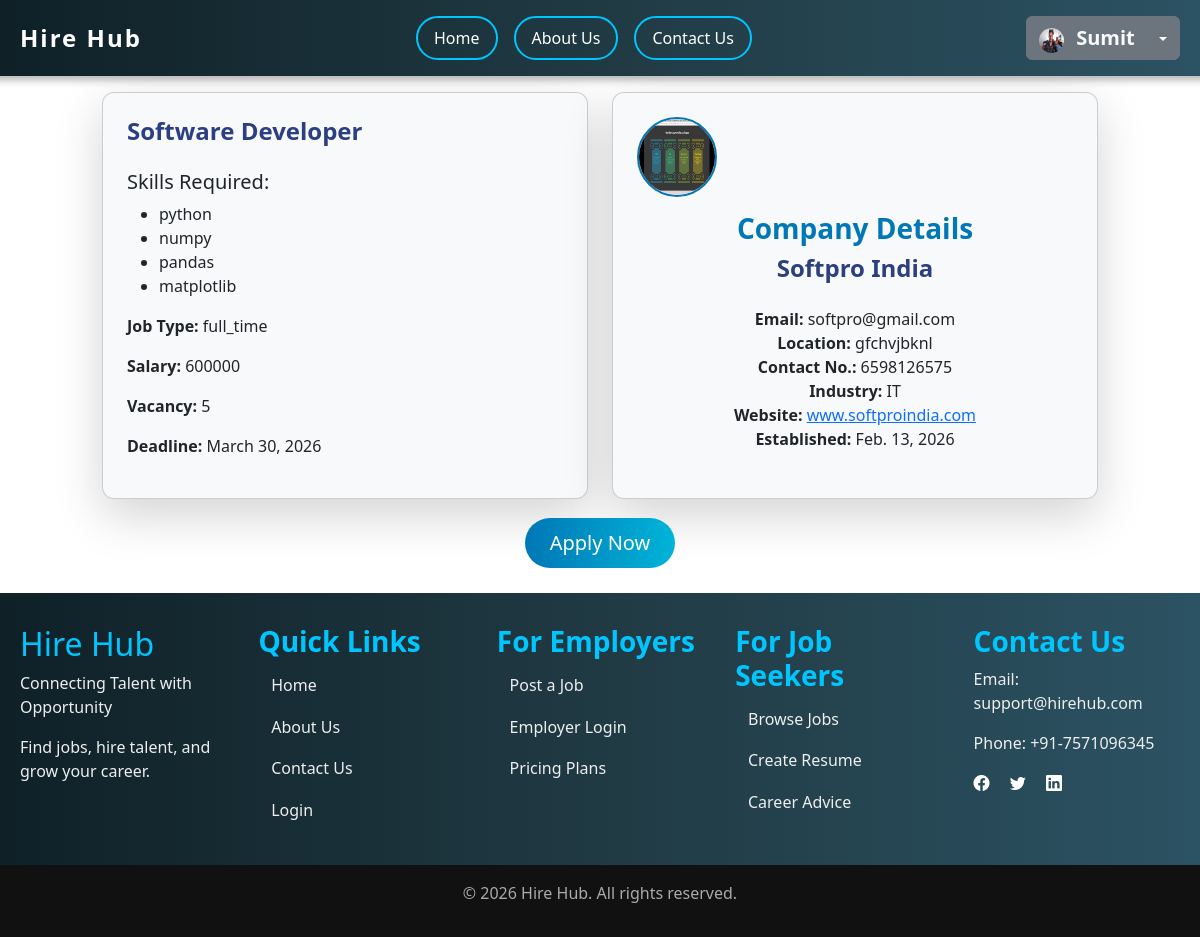
/jobdetails/6 (signed in), run on the app's committed database.
### mainapp/models.py (models this page shows, shortened)
class Employer(models.Model):
    GENDER_CHOICES = (
        ('female', 'Female'),
        ('male', 'Male'),
        ('na', 'Prefer not to say'),
    )
    user = models.OneToOneField(LoginInfo, on_delete=models.CASCADE, related_name="employer")
    company = models.ForeignKey(Company, on_delete=models.CASCADE, related_name="company",null=True)
    first_name = models.CharField(max_length=100)
    last_name = models.CharField(max_length=100)
    dob = models.DateField(null=True)
    gender = models.CharField(max_length=15, choices=GENDER_CHOICES)
    contact_no = models.CharField(max_length=15)
    email = models.EmailField(unique=True)
    designation = models.CharField(max_length=200)
    picture = models.ImageField(upload_to="employer_profiles/", blank=True, null=True)
    created_at = models.DateTimeField(auto_now_add=True)
    updated_at = models.DateTimeField(auto_now=True)

class Job(models.Model):
    JOB_TYPE_CHOICES = (
        ('full_time', 'Full Time'),
        ('part_time', 'Part Time'),
        ('internship', 'Internship'),
        ('contract', 'Contract'),
    )
    employer = models.ForeignKey(Employer,on_delete=models.CASCADE,related_name="jobs")
    company = models.ForeignKey(Company, on_delete=models.CASCADE, related_name="jobs")
    category = models.ForeignKey(JobCategory, on_delete=models.CASCADE, related_name="jobs",null=True)
    title = models.CharField(max_length=200)
    description = models.TextField()
    job_type = models.CharField(max_length=20, choices=JOB_TYPE_CHOICES)
    salary = models.IntegerField(null=True, blank=True)
    location = models.CharField(max_length=200)
    skills_required = models.ManyToManyField(Skill, related_name="jobs")
    vacancy = models.IntegerField(default=1)
    deadline = models.DateField(null=True, blank=True)
    is_active = models.BooleanField(default=True)
    created_at = models.DateTimeField(auto_now_add=True)
    updated_at = models.DateTimeField(auto_now=True)

class Skill(models.Model):
    skill_name = models.CharField(max_length=100, unique=True)
    created_at = models.DateTimeField(auto_now_add=True)

class Company(models.Model):
    company_name = models.CharField(max_length=200)
    contact_no = models.CharField(max_length=15)
    location = models.TextField()
    email = models.EmailField(null=True, blank=True)
    logo = models.ImageField(upload_to="company_logo/",blank=True,null=True)
    website = models.URLField(blank=True, null=True)
    industry = models.CharField(max_length=100 , help_text="Sector")
    established_at =models.DateField(null=True)
    details = models.TextField(null=True, blank=True, help_text="Company description")
    created_at = models.DateTimeField(auto_now_add=True)
    updated_at = models.DateTimeField(auto_now=True)

### mainapp/views.py (the view)
def jobdetails(request,id):
    job = Job.objects.get(id=id)
    userid = request.session.get('jsid') or request.session.get('empid')
    user = None
    if userid:
        obj = LoginInfo.objects.get(username=userid)
        if obj.usertype == "jobseeker":
            user = Jobseeker.objects.get(email=userid)
        elif obj.usertype == "employer":
            user = Employer.objects.get(email=userid)
    context = {
        'job':job,
        'user':user
    }
    return render(request, "mainapp/jobdetails.html",context)

### mainapp/templates/mainapp/jobdetails.html (shortened to what this page needs)
{% extends 'mainapp/base.html' %}
{% load static %}
{% block main %}
<div class="row my-3">
     <div class="col-sm-1"></div>
    <div class="col-sm-5 fade-in">
        <div class="card shadow-lg p-4 h-100">
            <h4>{{job.title}}</h4>
            <h5 class="mt-3">Skills Required:</h5>
            <ul>
                {% for s in job.skills_required.all %}
                <li>{{s.skill_name}}</li>
                {% endfor %}
            </ul>
            <p><strong>Job Type:</strong> {{job.job_type}}</p>
            <p><strong>Salary:</strong> {{job.salary}}</p>
            <p><strong>Vacancy:</strong> {{job.vacancy}}</p>
            <p><strong>Deadline:</strong> {{job.deadline}}</p>
        </div>
    </div>
    <div class="col-sm-5 fade-in">
        <div class="card shadow-lg p-4 h-100 text-center">
            {% if job.company.logo %}
            <img src="{{job.company.logo.url}}" alt="Company Logo" class="company-logo">
            {% endif %}
            <h3>Company Details</h3>
            <h4 class="mb-3">{{job.company.company_name}}</h4>
            <ul class="list-unstyled mt-2">
                <li><strong>Email:</strong> {{job.company.email}}</li>
                <li><strong>Location:</strong> {{job.company.location}}</li>
                <li><strong>Contact No.:</strong> {{job.company.contact_no}}</li>
                <li><strong>Industry:</strong> {{job.company.industry}}</li>
                <li><strong>Website:</strong> <a href="{{job.company.website}}" target="_blank">{{job.company.website}}</a></li>
                <li><strong>Established:</strong> {{job.company.established_at}}</li>
            </ul>
        </div>
    </div>
    <div class="col-sm-1"></div>
    {% if job.is_active %}
            <div class="btn btn-lg"><a href="{% url 'apply' id=job.id %}" class="apply-btn">Apply Now</a></div>
            {% else %}
            <p class="text-danger fw-bold">No longer accepting applications</p>
            {% endif %}
</div>
{% endblock %}

### mainapp/templates/mainapp/base.html (shortened to what this page needs)
{% load static %}
<!DOCTYPE html>
<html lang="en">
<head>
  <link rel="stylesheet" href="{% static 'mainapp/css/bootstrap.css' %}">
  <link rel="stylesheet" href="https://cdn.jsdelivr.net/npm/bootstrap-icons@1.13.1/font/bootstrap-icons.min.css">
  <link rel="stylesheet" href="https://cdnjs.cloudflare.com/ajax/libs/font-awesome/7.0.1/css/all.min.css" />
</head>
<body>
  <div class="container-fluid p-0 m-0">
      <div class="row">
        <nav class="navbar">
          <div class="logo">Hire Hub</div>
          <div class="nav-center">
            <a href="{% url 'index' %}">Home</a>
            <a href="{% url 'about' %}">About Us</a>
            <a href="{% url 'contact' %}">Contact Us</a>
          </div>
          <div class="nav-right">
            {% if user %}
            {% if user.user.employer %}
            <div class="dropdown"  style="z-index: 99999;">
              <button class="btn btn-secondary dropdown-toggle" type="button" data-bs-toggle="dropdown"
                aria-expanded="false">
                {% if user.picture %}
                <img src="{{user.picture.url}}" height="25px" width="25px" class="rounded-circle" alt="">
                {% else %}
                Na
                {% endif %}
                <span class="text-light fs-5 pe-3 fw-bold ps-2">{{user.first_name}}</span>
              </button>
            </div>
            {% endif %}
            {% else %}
            <a href="{% url 'login' %}">Login</a>
            <a href="{% url 'register' %}">Sign Up</a>
            {% endif %}
          </div>
        </nav>
      </div>
    {% block main %}
    {% endblock %}
      <div class="row">
        <footer class="footer">
          <div class="footer-section company">
            <h2>Hire Hub</h2>
            <p>Connecting Talent with Opportunity</p>
            <p>Find jobs, hire talent, and grow your career.</p>
          </div>
          <div class="footer-section links">
            <h3>Quick Links</h3>
            <a href="{% url 'index' %}">Home</a>
            <a href="{% url 'about' %}">About Us</a>
            <a href="{% url 'contact' %}">Contact Us</a>
            <a href="{% url 'login' %}">Login</a>
          </div>
          <div class="footer-section employer">
            <h3>For Employers</h3>
            <a href="{% url 'postjob' %}">Post a Job</a>
            <a href="{% url 'login' %}">Employer Login</a>
            <a href="{% url 'index' %}">Pricing Plans</a>
          </div>
          <div class="footer-section seeker">
            <h3>For Job Seekers</h3>
            <a href="{% url 'jobs' %}">Browse Jobs</a>
            <a href="{% url 'index' %}">Create Resume</a>
            <a href="{% url 'index' %}">Career Advice</a>
          </div>
          <div class="contact ">
            <h3 style="color: #00c6ff;">Contact Us</h3>
            <p>Email: support@hirehub.com</p>
            <p>Phone: +91-7571096345</p>
            <div>
              <a href="#" class="text-white me-3"><i class="bi bi-facebook"></i></a>
              <a href="#" class="text-white me-3"><i class="bi bi-twitter"></i></a>
              <a href="#" class="text-white me-3"><i class="bi bi-linkedin"></i></a>
            </div>
          </div>
        </footer>
        <div class="footer-bottom">
          <p>© 2026 Hire Hub. All rights reserved.</p>
        </div>
      </div>
  </div>
  <link rel="stylesheet" href="https://cdn.jsdelivr.net/npm/bootstrap-icons@1.11.1/font/bootstrap-icons.css">
</body>
</html>

### mainapp/templates/mainapp/base.html (style rules this page uses)
.navbar { display: flex; justify-content: space-between; align-items: center; background: linear-gradient(90deg, #0f2027, #203a43, #2c5364); padding: 1rem 2rem; box-shadow: 0 4px 8px rgba(0, 0, 0, 0.3); position: sticky; top: 0; }
.logo { font-size: 1.5rem; font-weight: bold; color: #fff; letter-spacing: 2px; }
.nav-center { flex: 1; display: flex; justify-content: center; gap: 1rem; }
.nav-right { display: flex; gap: 1rem; }
.navbar a { text-decoration: none; border: 2px solid #00c6ff; color: #fff; padding: 0.5rem 1rem; border-radius: 25px; font-weight: 500; transition: all 0.3s ease; }
.footer { display: grid; grid-template-columns: repeat(5, 1fr); gap: 2rem; background: linear-gradient(90deg, #0f2027, #203a43, #2c5364); color: #eee; padding: 2rem; }
.footer-section h2, .footer-section h3 { color: #00c6ff; }
.footer-section a { display: block; text-decoration: none; color: #eee; padding: 0.4rem 0.8rem; margin: 0.3rem 0; transition: all 0s ease; }
.footer-bottom { text-align: center; background: #111; color: #aaa; padding: 1rem; }

### mainapp/templates/mainapp/jobdetails.html (style rules this page uses)
.card { border-radius: 12px; transition: transform 0.3s ease, box-shadow 0.3s ease; background: #f8f9fa; }
h4 { color: #2b3f81; font-weight: bold; }
h3 { color: #0077b6; font-weight: bold; }
.apply-btn { display: inline-block; margin-top: 10px; padding: 10px 25px; border-radius: 25px; background: linear-gradient(90deg, #0077b6, #00b4d8); color: #fff; text-decoration: none; transition: all 0.3s ease; }
.fade-in { animation: fadeInUp 0.8s ease-in-out; z-index: -1; }
.company-logo { width: 80px; height: 80px; border-radius: 50%; border: 2px solid #0077b6; margin-bottom: 15px; transition: transform 0.3s ease; }

### data on the page
Employer: picture (picture), first_name "Sumit"
Job: title "Software Developer", job_type "full_time", salary "600000", vacancy "5", deadline "March 30, 2026", company.logo (picture), company.company_name "Softpro India", company.email "softpro@gmail.com", company.location "gfchvjbknl", company.contact_no "6598126575", company.industry "IT", company.website "www.softproindia.com", company.established_at "Feb. 13, 2026"
Skill: skill_name "python"
Skill: skill_name "numpy"
Skill: skill_name "pandas"
Skill: skill_name "matplotlib"
